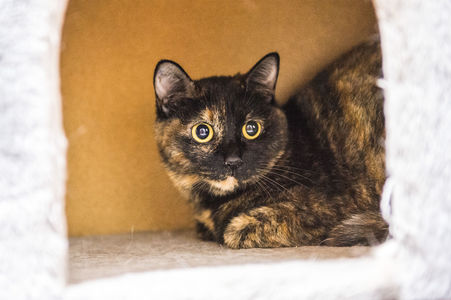
#> input picture day-096/cat.jpg, 451 x 300 px
$ python image-eval.py
#> lines starting #> are read from the running program, lines starting #| are printed output that depends on the picture
#!/usr/bin/env python3
# -*- coding: utf-8 -*-
"""
@author: 闲欢
"""

from PIL import Image

im = Image.open('cat.jpg')
#> im is the input picture: PIL image 451x300 RGB; mean R, G, B 180.5, 156.8, 132.5
im.show()

# 将每个像素值翻倍（相当于亮度翻倍）
evl1 = Image.eval(im, lambda x: x*2)
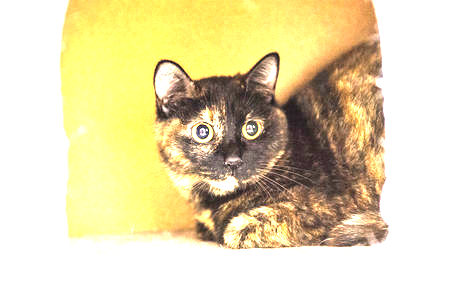
#> evl1: PIL image 451x300 RGB; mean R, G, B 228.5, 217, 176
evl1.show()

# 将每个像素值减半（相当于亮度减半）
evl2 = Image.eval(im, lambda x: x/2)
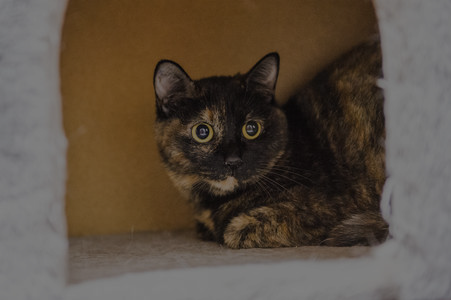
#> evl2: PIL image 451x300 RGB; mean R, G, B 90.2, 78.4, 66.2
evl2.show()

$ run again, with day-096/flower.jpg copied over day-096/cat.jpg
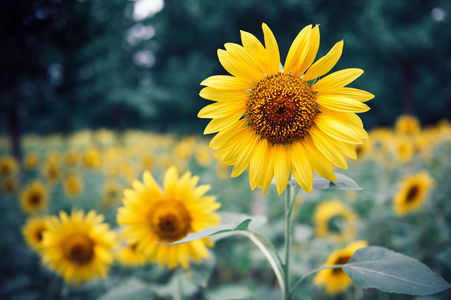
#> input picture day-096/flower.jpg, 451 x 300 px
#> im is the input picture: PIL image 451x300 RGB; mean R, G, B 110.1, 111.2, 69.8
#> `evl1 = Image.eval(im, lambda x: x*2)`:
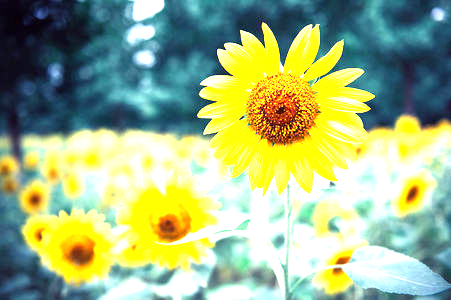
#> evl1: PIL image 451x300 RGB; mean R, G, B 159.6, 180.5, 133.2
#> `evl2 = Image.eval(im, lambda x: x/2)`:
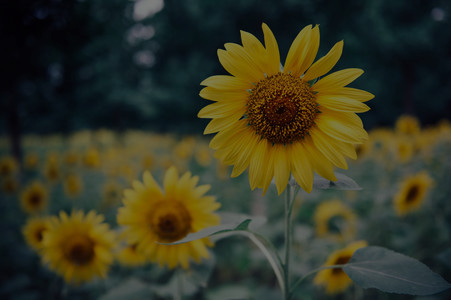
#> evl2: PIL image 451x300 RGB; mean R, G, B 55.1, 55.6, 34.9
